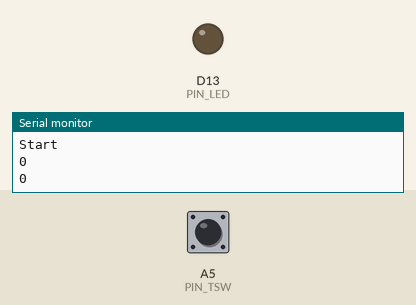
Simulated run of this sketch. Board: Arduino Zero (SAMD21). On the bench: output pins drawn as LEDs (lit = HIGH), the last lines printed to the serial monitor. Dashed ring = blinking. The test bench sets the inputs (shaded band); at power-on: A5 (PIN_TSW) HIGH.

Above: at 1.2 s.
1.3 s: A5 (PIN_TSW) pulsed LOW 5 times (0.12 s each, 0.3 s apart)
At 1.75 s:
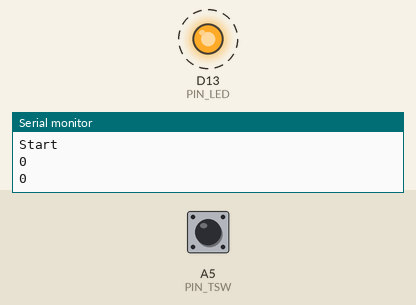
4.3 s: A5 (PIN_TSW) pulled LOW for 0.15 s
At 4.7 s:
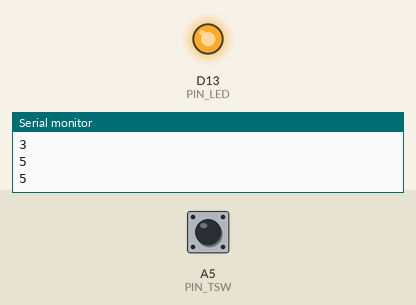
5.9 s: A5 (PIN_TSW) pulled LOW for 1 s
At 7.1 s:
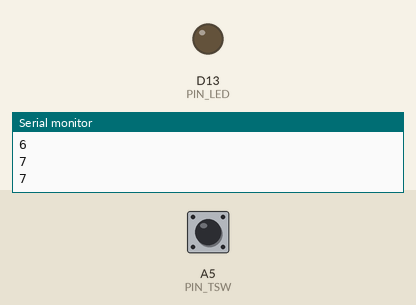
Timing chart, 0 to 8.9 s (numbered marks = the images above; inputs shaded):
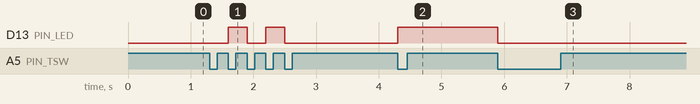

Measured:
- after the input at 1.3 s, D13 (PIN_LED): alternates HIGH for 0.30 s and LOW for 0.30 s, 4 changes in all, then stays LOW, starting after 0.30 s
- after the input at 4.3 s, D13 (PIN_LED): LOW → HIGH at once
- after the input at 5.9 s, D13 (PIN_LED): HIGH → LOW at once

The sketch:

attachInterrupt.ino
```cpp
/*
EIC  ZERO pins
0   11
1   13
2   10 a0 a5
3   12
4   6 a3
5   7 a4
6   8  sda(20)
7   9  scl(21)
8   a1
9   3 a2
10  1 MOSI(23)
11  0  SCK(24)
12  MISO(22)
13
14  2
15  5
*/

#define PIN_LED 13
#define PIN_TSW A5

volatile int counter = 0;

void cyclePoint() {
  digitalWrite(PIN_LED, counter % 2);
  counter++;
}

void setup() {
  while (true) {
    if (SerialUSB) {
      break;
    }
  }
  SerialUSB.begin(115200);
  SerialUSB.println("Start");

  pinMode(PIN_LED, OUTPUT);
  pinMode(PIN_TSW, INPUT_PULLUP);

  //  attachInterrupt(digitalPinToInterrupt(PIN_TSW), cyclePoint, FALLING);
  attachInterrupt(PIN_TSW, cyclePoint, FALLING);
}

void loop() {
  SerialUSB.println(counter);
  delay(1000);
}
```
